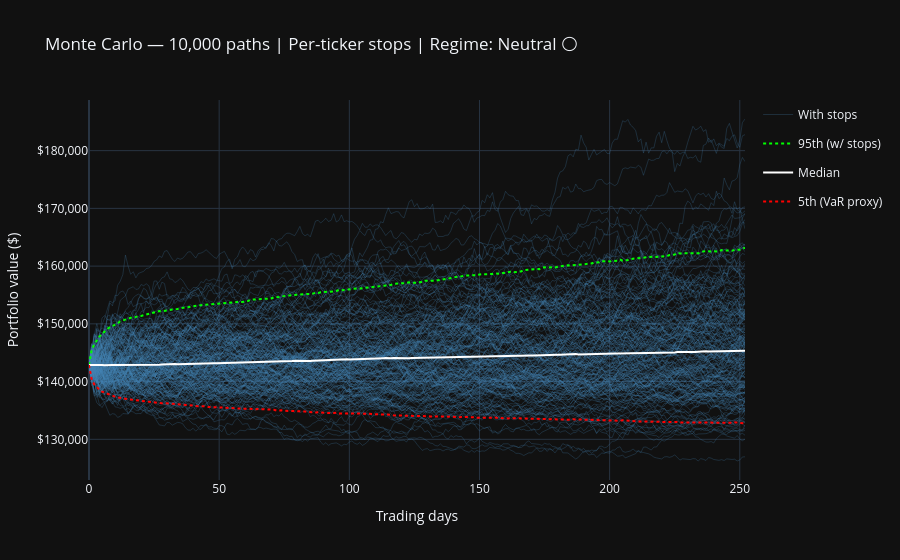

The code cell stored with this chart in its notebook:
### Markdown cell above
---
## Phase 4 — Regime-Aware Monte Carlo with Trailing Stops

GBM drift & vol come from the **current HMM regime** of the portfolio.  
The 3-tranche trailing stop engine runs day-by-day on each simulated path.

### Code cell
if RANDOM_SEED is not None:
    np.random.seed(RANDOM_SEED)

path_by_ticker = {}
raw_by_ticker = {}
for ti, t in enumerate(TICKERS):
    side = 'short' if weights[ti] < 0 else 'long'
    ann_mu = float(rets[t].mean() * 252)
    ann_vol = float(rets[t].std() * np.sqrt(252))
    rp = REGIME_PARAMS.get(current_regime, REGIME_PARAMS.get('Neutral ⚪', list(REGIME_PARAMS.values())[1]))
    drift = rp['drift'] / 252 + float(ticker_sentiment.get(t, 0)) * SENTIMENT_DRIFT_NUDGE
    vol_d = max(ann_vol, 1e-6) / np.sqrt(252)
    alloc = abs(weights[ti]) * PORT_VAL
    raw = gbm_paths(
        horizon=HORIZON, n_paths=N_PATHS, start_value=alloc,
        drift_daily=drift, vol_daily=vol_d,
        seed=None if RANDOM_SEED is None else RANDOM_SEED + ti,
        side=side,
    )
    raw_by_ticker[t] = raw
    stops_t = stops_by_ticker.get(t, STOPS)
    path_by_ticker[t] = simulate_trailing_stops(raw, stops_t, side='long')

paths_raw = aggregate_portfolio_paths(raw_by_ticker, weights, TICKERS)
paths_stopped = aggregate_portfolio_paths(path_by_ticker, weights, TICKERS)

final_raw = paths_raw[-1]
final_stopped = paths_stopped[-1]
var95_raw = np.percentile(final_raw, 5)
var95_stopped = np.percentile(final_stopped, 5)
days_ax = np.arange(HORIZON + 1)
pct = lambda arr, q: np.percentile(arr, q, axis=1)

fig = go.Figure()
idx = np.random.choice(N_PATHS, min(PLOT_SAMPLE_PATHS, N_PATHS), replace=False)
for i in idx:
    fig.add_trace(go.Scatter(x=days_ax, y=paths_stopped[:, i],
        line=dict(width=0.5, color='steelblue'), name='With stops',
        legendgroup='s', showlegend=bool(i == idx[0]), opacity=0.5))

for q, col, dash, lbl in [(95, 'lime', 'dot', '95th (w/ stops)'), (50, 'white', 'solid', 'Median'), (5, 'red', 'dot', '5th (VaR proxy)')]:
    fig.add_trace(go.Scatter(x=days_ax, y=pct(paths_stopped, q), mode='lines',
        line=dict(color=col, width=2, dash=dash), name=lbl))

fig.update_layout(
    title=(f'Monte Carlo — {N_PATHS:,} paths | Per-ticker stops | Regime: {current_regime}'),
    xaxis_title='Trading days', yaxis_title='Portfolio value ($)',
    yaxis_tickformat='$,.0f', template='plotly_dark')
fig.show()

if SHOW_PER_TICKER_MC:
    fig2 = go.Figure()
    for t in TICKERS:
        fig2.add_trace(go.Scatter(x=days_ax, y=path_by_ticker[t][:, 0], name=t, line=dict(width=1)))
    fig2.update_layout(title='Sample per-ticker stopped paths (path 0)', template='plotly_dark')
    fig2.show()

print(f'\n📉 1-Year Risk Summary | Weights: {PORTFOLIO_WEIGHTING} | Regime: {current_regime}')
print(f'  VaR 95% (stopped aggregate): ${var95_stopped:,.0f}')
